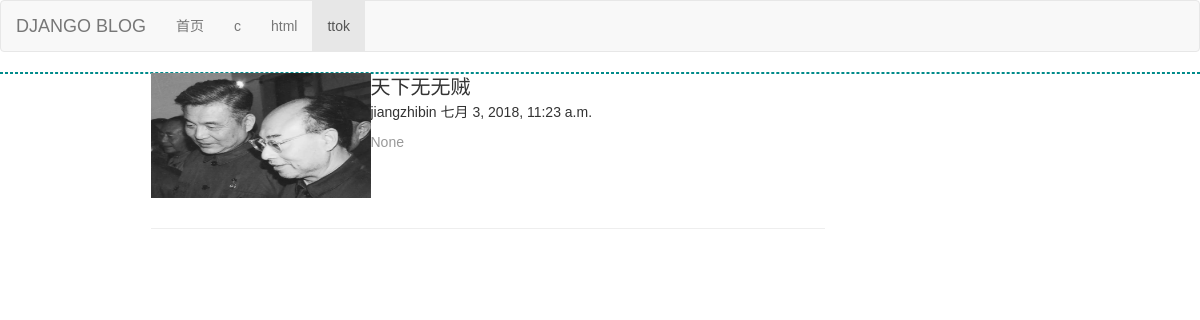
The page /category/5 on the database its author committed.
### blog/models.py (models this page shows, shortened)
class Category(models.Model):
    name = models.CharField(max_length=64,unique=True)
    brief = models.CharField(null=True,blank=True,max_length=255)
    slug = models.CharField(null=True,blank=True,max_length=255)
    set_as_top_menu = models.BooleanField(default=False)
    position_index = models.SmallIntegerField()
    admins = models.ManyToManyField("UserProfile",blank=True)

class Article(models.Model):
    title = models.CharField(u"标题",max_length=255)
    brief = models.CharField(u"摘要",null=True,blank=True,max_length=255)
    category = models.ForeignKey("Category",on_delete=models.CASCADE)
    content = models.TextField(u"文章内容")
    author = models.ForeignKey("UserProfile",on_delete=models.CASCADE)
    pub_date = models.DateTimeField(u"发布时间",blank=True,null=True)
    last_modify = models.DateTimeField(auto_now=True)
    priority = models.IntegerField(u"优先级",default=1000)
    head_img = models.ImageField(u"文章封面",upload_to="uploads")
    status_choices = (('draft',u"草稿"),
                      ('published',u"已发布"),
                      ('hidden',u"隐藏"),
                      )
    status = models.CharField(choices=status_choices,default='published',max_length=32)

class UserProfile(models.Model):
    user = models.OneToOneField(User,on_delete=models.CASCADE)
    name =models.CharField(max_length=32)

### blog/views.py (the view)
# urls.py: path('category/<int:id>', views.category,name='category'),
def category(request,id):
    category_obj = models.Category.objects.get(id=id)
    if category_obj.position_index == 1:#首页
        article_list = models.Article.objects.filter(status='published')
    else:
        article_list = models.Article.objects.filter(category_id = category_obj.id,status='published')
    return render(request,'index.html',{'category_list':category_list,
                                            'category_obj':category_obj,
                                            'article_list':article_list
                                            })

### blog/templatetags/custom.py (called while the page is built)
@register.filter
def truncate_url(img_obj):
    return  img_obj.name.split("/",maxsplit=1)[-1]

### templates/index.html (shortened to what this page needs)
{% load custom %}
<!DOCTYPE html>
<html lang="zh-CN">
  <head>
    <link href="/static/bootstrap/css/bootstrap.min.css" rel="stylesheet">
    <link href="/static/bootstrap/css/mine.css" rel="stylesheet">
  </head>
  <body>
   <nav class="navbar navbar-default">
  <div class="container-fluid">
    <div class="navbar-header">
      <a class="navbar-brand" href="/">DJANGO BLOG</a>
    </div>
    <div class="collapse navbar-collapse" id="bs-example-navbar-collapse-1">
      <ul class="nav navbar-nav">
           {% for category in category_list %}
            {% if category.id == category_obj.id %}
                <li class="active"><a href="/category/{{ category.id }}">{{ category.name }}</a></li>
            {% else %}
                <li class=""><a href="/category/{{ category.id }}">{{ category.name }}</a></li>
            {% endif %}
          {% endfor%}
      </ul>
    </div>
  </div>
</nav>
    <div class="page-container">
        <div class="wrap-left">
            {% for article in article_list reversed %}
            <div article_id="{{ article.id }}" class="article-box row">
                <div class="article-head-img col-md-4">
                    <img src="/static/{{ article.head_img|truncate_url }}" >
                </div>
                <div class="article-brief col-md-8">
                    <a class="article-title" href="{% url 'article_detail' article.id %}">{{ article.title }}</a>
                    <div class="article-brief-info">
                        <span>
                            {{ article.author.name }}
                        </span>
                        <span>{{ article.pub_date }}</span>
                     </div>
                    <div class="article-brief-text">
                        <p>{{ article.brief }}</p>
                    </div>
                </div>
            </div>
            <hr>
        {% endfor %}
             </div>
    </div>
  </body>
</html>

### rows shown on the page
Category: name "首页"
Category: name "c"
Category: name "html"
Category: name "ttok"
Article: head_img (picture), title "天下无无贼", author.name "jiangzhibin", pub_date "七月 3, 2018, 11:23 a.m.", brief "None"
